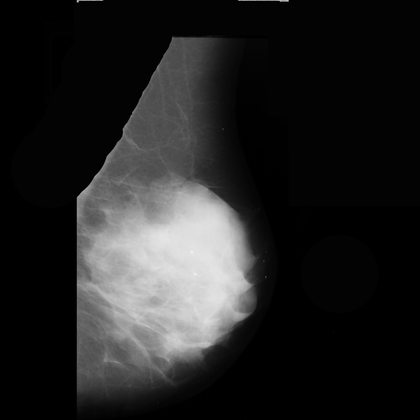
%> input picture Dataset/mdb002.pgm, 420 x 420 px, shrunk from 1024 x 1024 before the run
$ octave --eval "result = CropImage(imread('Dataset/mdb002.pgm'));"   (GNU Octave 9; MATLAB toolbox functions it lacks are replaced by stand-ins)
%> lines starting %> are read from the running program, lines starting %| are printed output that depends on the picture; in (x1, y1, x2, y2) boxes, pixels count from 0 and x2, y2 are one past the last pixel; in counts of white or black regions, pixels touching at a corner belong together; the program's own positions count from 1
function CroppedImage = CropImage(I)
    bI = imbinarize(I);
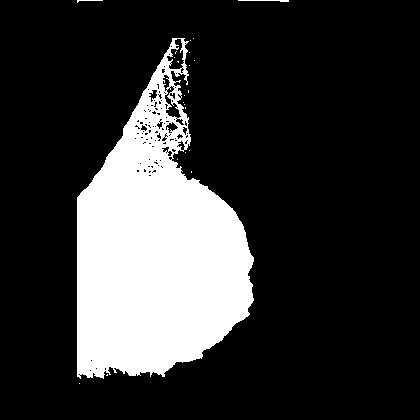
%> bI: size 420x420 logical; 20.3% white; 22 white regions (19 under 20 px), largest, box (x1, y1, x2, y2) and area: (77, 38, 254, 379) 35772, (238, 0, 289, 2) 60, (77, 0, 103, 3) 29
    [n,m] = size(bI);
%> n = 420; m = 420
    minx=1000;
    maxx=1;
    miny=1000;
    maxy=1;
    for i=1:n
        for j=1:m
            if (bI(i,j)~= 0)
                if(j<minx)
                    minx=j;
                else
                    if(j>maxx)
                        maxx=j;
                    end
                end
                if(i<miny)
                    miny=i;
                else
                    if(i>maxy)
                        maxy=i;
                    end
                end
            end
        end
    end
%> after the loop, maxx = 289; maxy = 384; minx = 78; miny = 1
    rect = [minx miny (maxx-minx) (maxy-miny)];
%> rect = [78 1 211 383]
    CroppedImage = imcrop(I, rect);
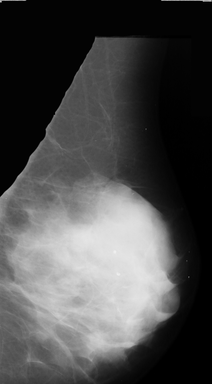
%> CroppedImage: size 384x212 uint8; min 0, max 239, mean 74.9
end

$ run again, on Dataset/mdb009.pgm
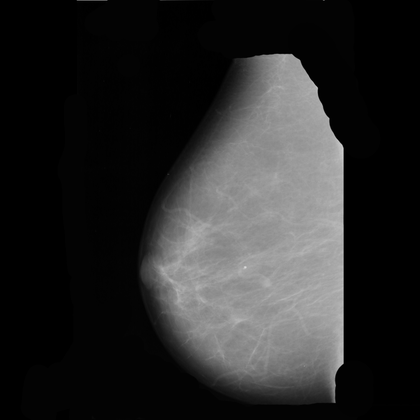
%> input picture Dataset/mdb009.pgm, 420 x 420 px, shrunk from 1024 x 1024 before the run
%> in CropImage, `bI = imbinarize(I);`:
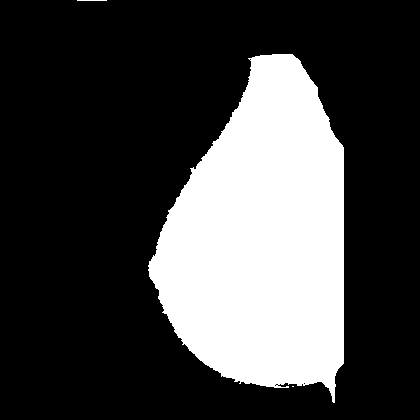
%> bI: size 420x420 logical; 26.8% white; 3 white regions (1 under 20 px), largest, box (x1, y1, x2, y2) and area: (148, 54, 344, 403) 47316, (77, 0, 107, 1) 30
%> after the loop in CropImage, `for i=1:n`: maxx = 344; maxy = 403; minx = 78; miny = 1
%> rect = [78 1 266 402]
%> in CropImage, `CroppedImage = imcrop(I, rect);`:
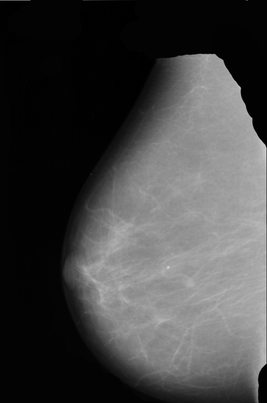
%> CroppedImage: size 403x267 uint8; min 0, max 221, mean 67.5

$ run again, on Dataset/mdb011.pgm
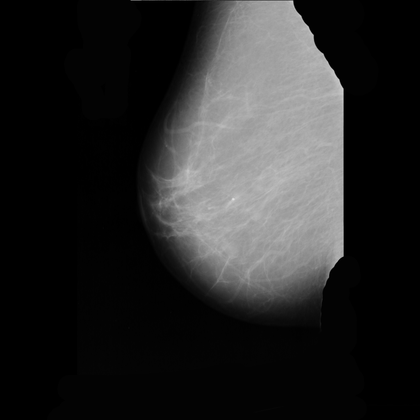
%> input picture Dataset/mdb011.pgm, 420 x 420 px, shrunk from 1024 x 1024 before the run
%> in CropImage, `bI = imbinarize(I);`:
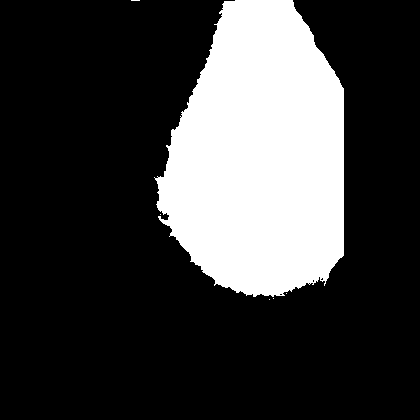
%> bI: size 420x420 logical; 24.2% white; 6 white regions (5 under 20 px), largest, box (x1, y1, x2, y2) and area: (154, 0, 344, 297) 42594
%> after the loop in CropImage, `for i=1:n`: maxx = 344; maxy = 300; minx = 132; miny = 1
%> rect = [132 1 212 299]
%> in CropImage, `CroppedImage = imcrop(I, rect);`:
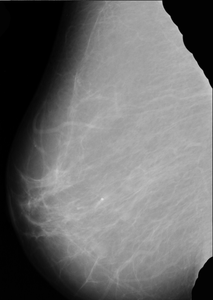
%> CroppedImage: size 300x213 uint8; min 0, max 228, mean 108.1

$ run again, on Dataset/mdb012.pgm
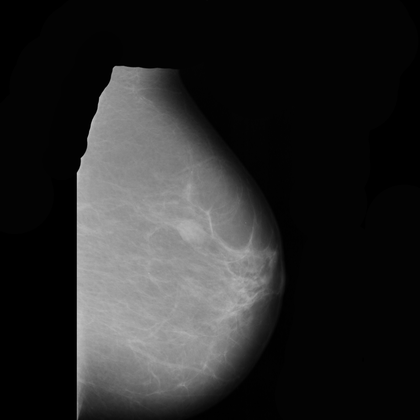
%> input picture Dataset/mdb012.pgm, 420 x 420 px, shrunk from 1024 x 1024 before the run
%> in CropImage, `bI = imbinarize(I);`:
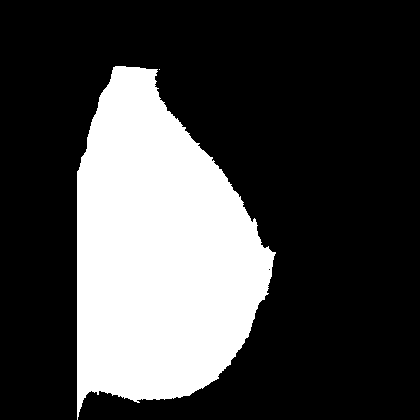
%> bI: size 420x420 logical; 26.9% white; 2 white regions (1 under 20 px), largest, box (x1, y1, x2, y2) and area: (77, 66, 276, 420) 47433
%> after the loop in CropImage, `for i=1:n`: maxx = 276; maxy = 420; minx = 78; miny = 67
%> rect = [78 67 198 353]
%> in CropImage, `CroppedImage = imcrop(I, rect);`:
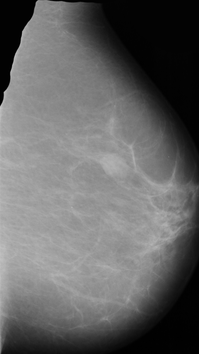
%> CroppedImage: size 354x199 uint8; min 0, max 197, mean 100.2
